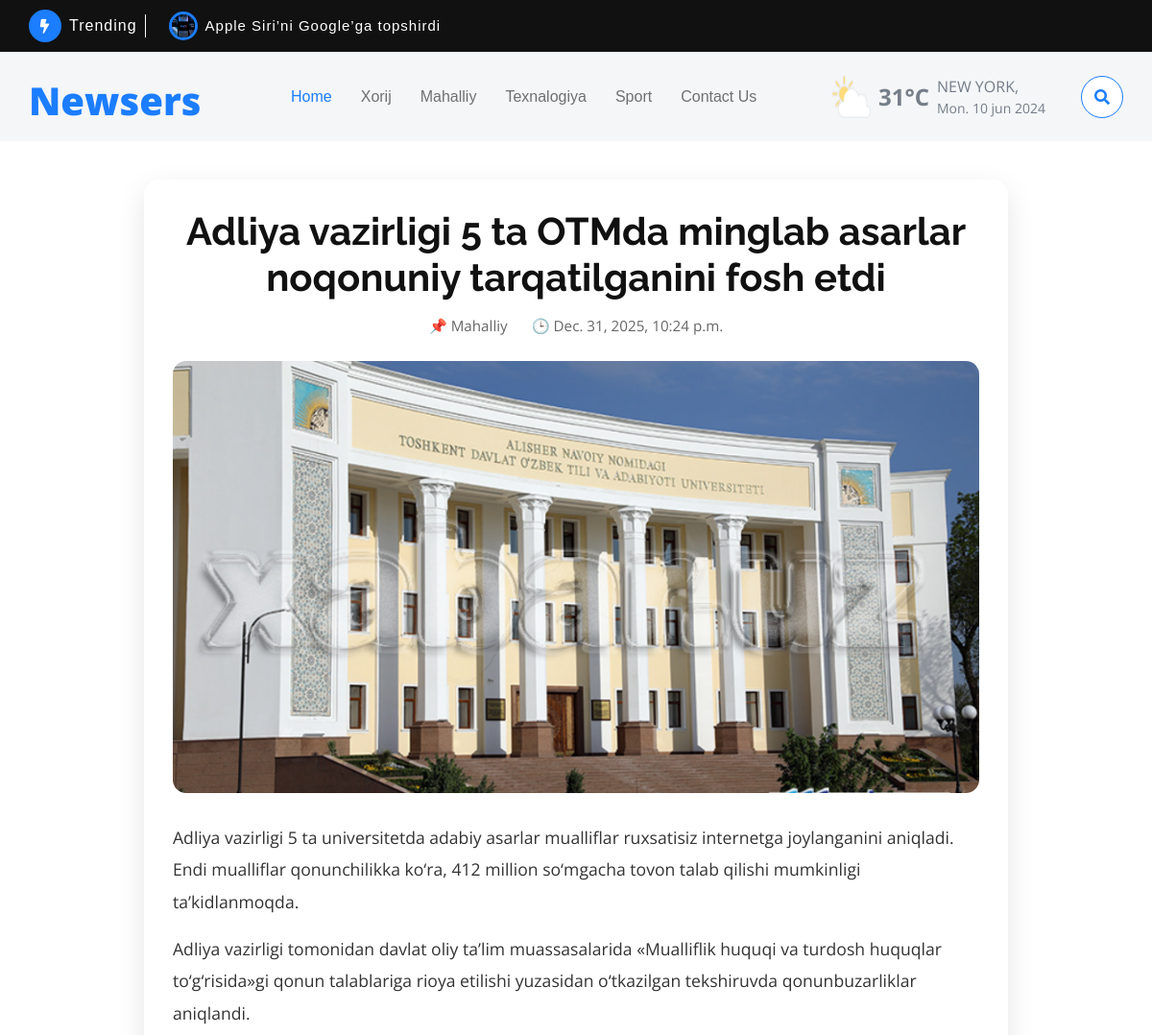
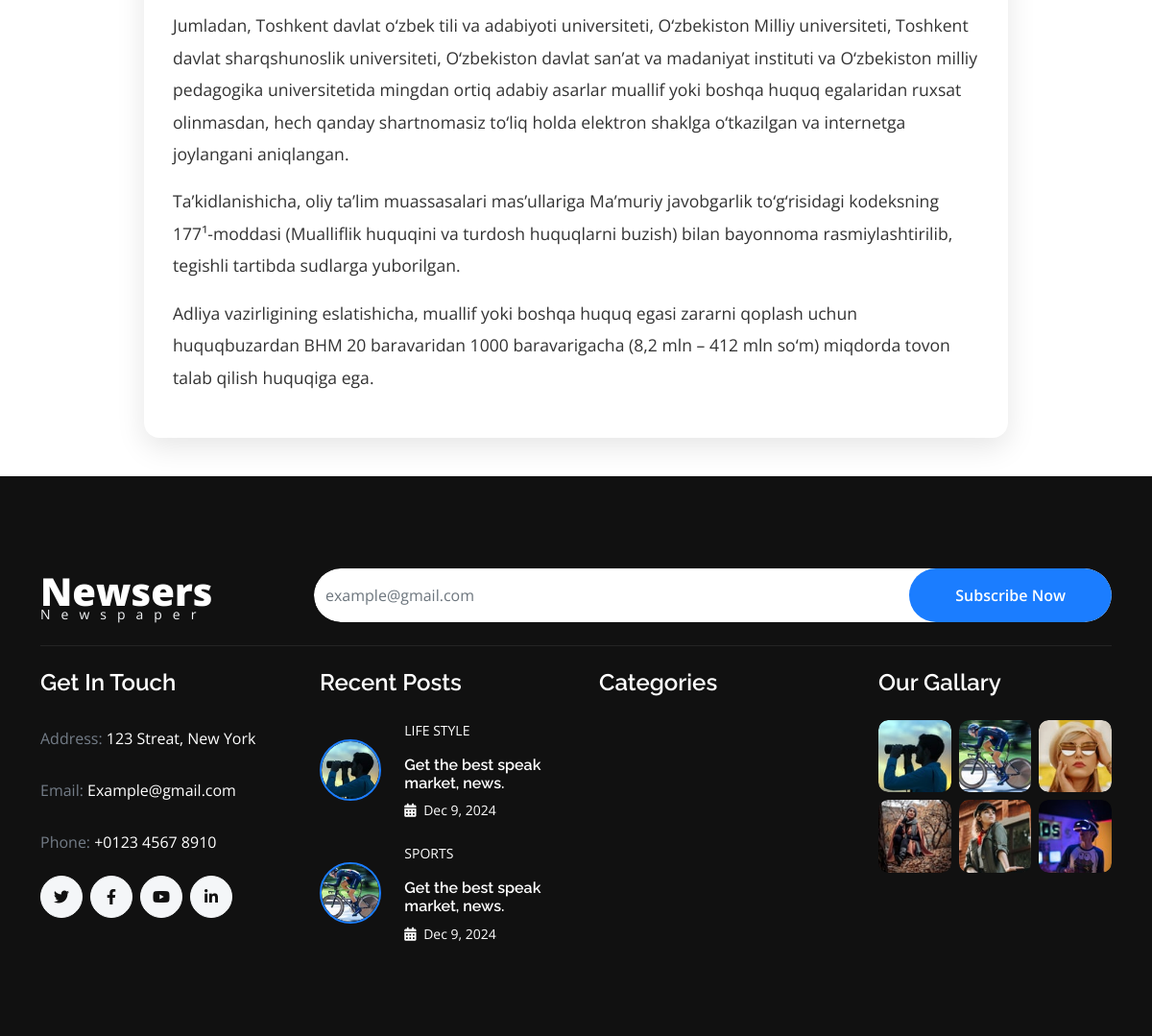
/adliya-vazirligi-5-ta-otmda-minglab-asarlar-noqonuniy-tarqatilganini-fosh-etdi/, run on the app's committed database (2 pictures, top to bottom).
### news_app/models.py (models this page shows, shortened)
class News(models.Model):
    class Status(models.TextChoices):
        Draft = 'DF', 'Draft'
        Published = 'PB' , 'Published'
    title = models.CharField(max_length=250)
    slug = models.SlugField(max_length=250)
    body = models.TextField()
    image = models.ImageField(upload_to='news/images')
    category = models.ForeignKey(Category, on_delete=models.CASCADE)
    published_time = models.DateTimeField(default=timezone.now)
    created_time = models.DateTimeField(auto_now_add=True)
    updated_time = models.DateTimeField(auto_now=True)
    status = models.CharField(
         max_length=2 ,
         choices=Status.choices ,
         default=Status.Draft
    )
    objects = models.Manager()  # default manager
    published_manager = PublishedManager()
    class Meta:
        ordering = ['-published_time']

class Category(models.Model):
    name = models.CharField(max_length=150)
    def __str__(self):
        return self.name

### news_app/views.py (the view)
# urls.py: path('<slug:slug>/', news_detail.as_view(), name='news_detail_page'),
class news_detail(DetailView):
    model = News
    template_name = 'News/News_detail.html'
    slug_field = 'slug'
    slug_url_kwarg = 'slug'

### news_app/context_processors.py (called while the page is built)
def latest_news(request):
    latest_news = News.published_manager.all().order_by('-published_time')[:1]
    context = {
        'latest_news':latest_news
    }
    return context

### news_app/models.py (called while the page is built)
    def get_queryset(self):
        return super().get_queryset().filter(status=News.Status.Published)

### templates/News/News_detail.html (shortened to what this page needs)
{% extends "News/base.html" %}
{% load static %}
{% block content %}
<div class="news-container">
    <h1 class="news-title">{{ news.title }}</h1>
    <div class="news-meta">
        <span>📌 {{ news.category }}</span>
        <span>🕒 {{ news.published_time }}</span>
    </div>
    <img src="{{ news.image.url }}" class="news-image">
    <div class="news-body">
        {{ news.body | linebreaks }}
    </div>
</div>
{% endblock content %}

### templates/News/base.html (shortened to what this page needs)
{% load static %}
<html lang="en">
    <head>
        <link rel="stylesheet" href="https://use.fontawesome.com/releases/v5.15.4/css/all.css"/>
        <link href="https://cdn.jsdelivr.net/npm/bootstrap-icons@1.4.1/font/bootstrap-icons.css" rel="stylesheet">
        <link href="{% static 'lib/animate/animate.min.css'%}" rel="stylesheet">
        <link href="{% static 'lib/owlcarousel/assets/owl.carousel.min.css'%}" rel="stylesheet">
      <link href="{% static 'css/bootstrap.min.css'%}" rel="stylesheet">
        <link href="{% static 'css/style.css'%}" rel="stylesheet">
    </head>
    <body>
        <div class="container-fluid sticky-top px-0">
            <div class="container-fluid topbar bg-dark d-none d-lg-block">
                <div class="container px-0">
                    <div class="topbar-top d-flex justify-content-between flex-lg-wrap">
                        <div class="top-info flex-grow-0">
                            <span class="rounded-circle btn-sm-square bg-primary me-2">
                                <i class="fas fa-bolt text-white"></i>
                            </span>
                            <div class="pe-2 me-3 border-end border-white d-flex align-items-center">
                                <p class="mb-0 text-white fs-6 fw-normal">Trending</p>
                            </div>
                            <div class="overflow-hidden" style="width: 735px;">
                                <div id="note" class="ps-2">
                                    {% for latest_news_navbar in latest_news %}
                                    <img src="{{ latest_news_navbar.image.url }}" class="img-fluid rounded-circle border border-3 border-primary me-2" style="width: 30px; height: 30px;" alt="">
                                    <a href="{% url 'news_detail_page' latest_news_navbar.slug %}"><p class="text-white mb-0 link-hover">{{ latest_news_navbar.title | truncatewords:5  }}</p></a>
                                    {% endfor  %}
                                </div>
                            </div>
                        </div>
                    </div>
                </div>
            </div>
            <div class="container-fluid bg-light">
                <div class="container px-0">
                    <nav class="navbar navbar-light navbar-expand-xl">
                        <a href="index.html" class="navbar-brand mt-3">
                            <p class="text-primary display-6 mb-2" style="line-height: 0;">Newsers</p>
                        </a>
                        <div class="collapse navbar-collapse bg-light py-3" id="navbarCollapse">
                            <div class="navbar-nav mx-auto border-top">
                                <a href="{% url 'Home_page'%}" class="nav-item nav-link active">Home</a>
                                <a href="{% url 'aboard_news_page'%}" class="nav-item nav-link">Xorij</a>
                                <a href="{% url 'local_news_page'%}" class="nav-item nav-link">Mahalliy</a>
                                <a href="{% url 'technology_news_page'%}" class="nav-item nav-link">Texnalogiya</a>
                                <a href="{% url 'sport_news_page'%}" class="nav-item nav-link">Sport</a>
                                <a href="{% url 'contact_page'%}" class="nav-item nav-link">Contact Us</a>
                            </div>
                            <div class="d-flex flex-nowrap border-top pt-3 pt-xl-0">
                                <div class="d-flex">
                                    <img src="{% static 'images/weather-icon.png'%}" class="img-fluid w-100 me-2" alt="">
                                    <div class="d-flex align-items-center">
                                        <strong class="fs-4 text-secondary">31°C</strong>
                                        <div class="d-flex flex-column ms-2" style="width: 150px;">
                                            <span class="text-body">NEW YORK,</span>
                                            <small>Mon. 10 jun 2024</small>
                                        </div>
                                    </div>
                                </div>
                                <button class="btn-search btn border border-primary btn-md-square rounded-circle bg-white my-auto" data-bs-toggle="modal" data-bs-target="#searchModal"><i class="fas fa-search text-primary"></i></button>
                            </div>
                        </div>
                    </nav>
                </div>
            </div>
        </div>
    {% block content%}
    {% endblock content%}
        <div class="container-fluid bg-dark footer py-5">
            <div class="container py-5">
                <div class="pb-4 mb-4" style="border-bottom: 1px solid rgba(255, 255, 255, 0.08);">
                    <div class="row g-4">
                        <div class="col-lg-3">
                            <a href="#" class="d-flex flex-column flex-wrap">
                                <p class="text-white mb-0 display-6">Newsers</p>
                                <small class="text-light" style="letter-spacing: 11px; line-height: 0;">Newspaper</small>
                            </a>
                        </div>
                        <div class="col-lg-9">
                            <div class="d-flex position-relative rounded-pill overflow-hidden">
                                <input class="form-control border-0 w-100 py-3 rounded-pill" type="email" placeholder="example@gmail.com">
                                <button type="submit" class="btn btn-primary border-0 py-3 px-5 rounded-pill text-white position-absolute" style="top: 0; right: 0;">Subscribe Now</button>
                            </div>
                        </div>
                    </div>
                </div>
                <div class="row g-5">
                    <div class="col-lg-6 col-xl-3">
                        <div class="footer-item-1">
                            <h4 class="mb-4 text-white">Get In Touch</h4>
                            <p class="text-secondary line-h">Address: <span class="text-white">123 Streat, New York</span></p>
                            <p class="text-secondary line-h">Email: <span class="text-white">Example@gmail.com</span></p>
                            <p class="text-secondary line-h">Phone: <span class="text-white">+0123 4567 8910</span></p>
                            <div class="d-flex line-h">
                                <a class="btn btn-light me-2 btn-md-square rounded-circle" href=""><i class="fab fa-twitter text-dark"></i></a>
                                <a class="btn btn-light me-2 btn-md-square rounded-circle" href=""><i class="fab fa-facebook-f text-dark"></i></a>
                                <a class="btn btn-light me-2 btn-md-square rounded-circle" href=""><i class="fab fa-youtube text-dark"></i></a>
                                <a class="btn btn-light btn-md-square rounded-circle" href=""><i class="fab fa-linkedin-in text-dark"></i></a>
                            </div>
                        </div>
                    </div>
                    <div class="col-lg-6 col-xl-3">
                        <div class="footer-item-2">
                            <div class="d-flex flex-column mb-4">
                                <h4 class="mb-4 text-white">Recent Posts</h4>
                                <a href="#">
                                    <div class="d-flex align-items-center">
                                        <div class="rounded-circle border border-2 border-primary overflow-hidden">
                                            <img src="{% static 'images/footer-1.jpg'%}" class="img-zoomin img-fluid rounded-circle w-100" alt="">
                                        </div>
                                        <div class="d-flex flex-column ps-4">
                                            <p class="text-uppercase text-white mb-3">Life Style</p>
                                            <a href="#" class="h6 text-white">
                                                Get the best speak market, news.
                                            </a>
                                            <small class="text-white d-block"><i class="fas fa-calendar-alt me-1"></i> Dec 9, 2024</small>
                                        </div>
                                    </div>
                                </a>
                            </div>
                            <div class="d-flex flex-column">
                                <a href="#">
                                    <div class="d-flex align-items-center">
                                        <div class="rounded-circle border border-2 border-primary overflow-hidden">
                                            <img src="{% static 'images/footer-2.jpg'%}" class="img-zoominimg-fluid rounded-circle w-100" alt="">
                                        </div>
                                        <div class="d-flex flex-column ps-4">
                                            <p class="text-uppercase text-white mb-3">Sports</p>
                                            <a href="#" class="h6 text-white">
                                                Get the best speak market, news.
                                            </a>
                                            <small class="text-white d-block"><i class="fas fa-calendar-alt me-1"></i> Dec 9, 2024</small>
                                        </div>
                                    </div>
                                </a>
                            </div>
                        </div>
                    </div>
                    <div class="col-lg-6 col-xl-3">
                        <div class="d-flex flex-column text-start footer-item-3">
                            <h4 class="mb-4 text-white">Categories</h4>
                        </div>
                    </div>
                    <div class="col-lg-6 col-xl-3">
                        <div class="footer-item-4">
                            <h4 class="mb-4 text-white">Our Gallary</h4>
                            <div class="row g-2">
                                <div class="col-4">
                                    <div class="rounded overflow-hidden">
                                        <img src="{% static 'images/footer-1.jpg'%}" class="img-zoomin img-fluid rounded w-100" alt="">
                                    </div>
                               </div>
                               <div class="col-4">
                                    <div class="rounded overflow-hidden">
                                        <img src="{% static 'images/footer-2.jpg'%}" class="img-zoomin img-fluid rounded w-100" alt="">
                                    </div>
                               </div>
                                <div class="col-4">
                                    <div class="rounded overflow-hidden">
                                        <img src="{% static 'images/footer-3.jpg'%}" class="img-zoomin img-fluid rounded w-100" alt="">
                                    </div>
                               </div>
                                <div class="col-4">
                                    <div class="rounded overflow-hidden">
                                        <img src="img/footer-4.jpg" class="img-zoomin img-fluid rounded w-100" alt="">
                                    </div>
                               </div>
                                <div class="col-4">
                                    <div class="rounded overflow-hidden">
                                        <img src="{% static 'images/footer-5.jpg'%}" class="img-zoomin img-fluid rounded w-100" alt="">
                                    </div>
                               </div>
                               <div class="col-4">
                                <div class="rounded overflow-hidden">
                                    <img src="{% static 'images/footer-6.jpg'%}" class="img-zoomin img-fluid rounded w-100" alt="">
                                </div>
                           </div>
                            </div>
                        </div>
                    </div>
                </div>
            </div>
        </div>

### static/css/style.css (style rules this page uses)
.text-uppercase { font-size: 14px; }
.btn { font-weight: 600; transition: .5s; }
.btn-sm-square { width: 34px; height: 34px; }
.btn-md-square { width: 44px; height: 44px; }
.btn-square, .btn-sm-square, .btn-md-square, .btn-lg-square { padding: 0; display: flex; align-items: center; justify-content: center; font-weight: normal; }
.link-hover { transition: 0.5s; }
.img-zoomin { transition: 0.5s; }
.sticky-top { transition: 0.5s; background: var(--bs-white); }
.topbar { padding: 10px 0; }
.topbar .top-info { font-family: 'Montserrat', sans-serif; font-size: 15px; font-weight: 400; letter-spacing: 1px; display: flex; align-items: center; }
#note { position: relative; animation: noteAnimate 10s infinite; animation-timing-function: ease-in-out; display: flex; align-items: center; }
.navbar .navbar-nav .nav-link { padding: 10px 15px; font-weight: 400; font-family: 'Fredoka', sans-serif; font-size: 16px; transition: .5s; }
.navbar .navbar-nav .nav-link:hover, .navbar .navbar-nav .nav-link.active, .sticky-top.bg-white .navbar .navbar-nav .nav-link:hover, .sticky-top.bg-white .navbar .navbar-nav .nav-link.active { color: var(--bs-primary); }
@media (min-width: 1200px) { .navbar .navbar-collapse .border-top { border-top: none !important; } }
.footer .footer-item-1 .line-h { line-height: 38px; }
.footer .footer-item-1 a i { transition: 0.5s; }
.footer .footer-item-2 a { transition: 0.5s; }

### templates/News/News_detail.html (style rules this page uses)
.news-container { max-width: 900px; margin: 40px auto; background: white; padding: 30px; border-radius: 16px; box-shadow: 0 10px 30px rgba(0,0,0,0.1); }
.news-title { text-align: center; font-size: 2.5rem; font-weight: bold; margin-bottom: 15px; }
.news-meta { display: flex; justify-content: center; gap: 25px; font-size: 0.95rem; color: #666; margin-bottom: 25px; }
.news-image { display: block; margin: 0 auto 30px; width: 100%; max-height: 450px; object-fit: cover; border-radius: 14px; }
.news-body { font-size: 1.1rem; line-height: 1.9; color: #333; }

### data on the page
News: image (picture), title "Apple Siri’ni Google’ga topshirdi"
News: title "Adliya vazirligi 5 ta OTMda minglab asarlar noqonuniy tarqatilganini fosh etdi", category "Mahalliy", published_time "Dec. 31, 2025, 10:24 p.m.", image (picture), body "Adliya vazirligi 5 ta universitetda adabiy asarlar mualliflar ruxsatisiz internetga joylanganini aniqladi. Endi mualliflar qonunchilikka ko‘ra, 412 million so‘mgacha tovon talab qilishi mumkinligi ta’kidlanmoqda. Adliya vazirligi tomonidan davlat oliy ta’lim muassasalarida «Mualliflik huquqi va turdosh huquqlar to‘g‘risida»gi qonun talablariga rioya etilishi yuzasidan o‘tkazilgan tekshiruvda qonunbuzarliklar aniqlandi. Jumladan, Toshkent davlat o‘zbek tili va adabiyoti universiteti, O‘zbekiston Milliy universiteti, Toshkent davlat sharqshunoslik universiteti, O‘zbekiston davlat san’at va madaniyat instituti va O‘zbekiston milliy pedagogika universitetida mingdan ortiq adabiy asarlar muallif…"
